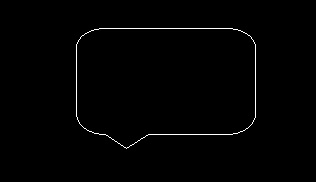
#> input picture entrega3/1-localizacion_de_bordes/linea3.jpg, 316 x 182 px
$ python transformada_hough.py
#> lines starting #> are read from the running program, lines starting #| are printed output that depends on the picture; after the words box and inside, x2 and y2 are one past the last pixel; in counts of white or black regions, pixels touching at a corner belong together
import cv2
import numpy as np
import matplotlib.pyplot as plt
import matplotlib.lines as mlines


def line_detection(image, edge_image, num_rhos=180, num_thetas=180, t_count=240):
  edge_height, edge_width = edge_image.shape[:2]
  edge_height_half, edge_width_half = edge_height / 2, edge_width / 2

  d = np.sqrt(np.square(edge_height) + np.square(edge_width))
  dtheta = 180 / num_thetas
  drho = (2 * d) / num_rhos

  thetas = np.arange(0, 180, step=dtheta)
  rhos = np.arange(-d, d, step=drho)

  cos_thetas = np.cos(np.deg2rad(thetas))
  sin_thetas = np.sin(np.deg2rad(thetas))

  accumulator = np.zeros((len(rhos), len(rhos)))

  figure = plt.figure(figsize=(12, 12))
  subplot1 = figure.add_subplot(1, 3, 1)
  subplot1.imshow(image)
  subplot3 = figure.add_subplot(1, 3, 2)
  subplot3.set_facecolor((0, 0, 0))
  subplot4 = figure.add_subplot(1, 3, 3)
  subplot4.imshow(image)

  for y in range(edge_height):
    for x in range(edge_width):
      if edge_image[y][x] != 0:
        edge_point = [y - edge_height_half, x - edge_width_half]
        ys, xs = [], []
        for theta_idx in range(len(thetas)):
          rho = (edge_point[1] * cos_thetas[theta_idx]) + (edge_point[0] * sin_thetas[theta_idx])
          theta = thetas[theta_idx]
          rho_idx = np.argmin(np.abs(rhos - rho))
          accumulator[rho_idx][theta_idx] += 1
          ys.append(rho)
          xs.append(theta)
        subplot3.plot(xs, ys, color="white", alpha=0.05)

  for y in range(accumulator.shape[0]):
    for x in range(accumulator.shape[1]):
      if accumulator[y][x] > t_count:
        rho = rhos[y]
        theta = thetas[x]
        a = np.cos(np.deg2rad(theta))
        b = np.sin(np.deg2rad(theta))
        x0 = (a * rho) + edge_width_half
        y0 = (b * rho) + edge_height_half
        x1 = int(x0 + 1000 * (-b))
        y1 = int(y0 + 1000 * (a))
        x2 = int(x0 - 1000 * (-b))
        y2 = int(y0 - 1000 * (a))
        subplot3.plot([theta], [rho], marker='o', color="yellow")
        subplot4.add_line(mlines.Line2D([x1, x2], [y1, y2]))

  subplot3.invert_yaxis()
  subplot3.invert_xaxis()

  subplot1.title.set_text("Original Image")
  subplot3.title.set_text("Hough Space")
  subplot4.title.set_text("Detected Lines")
  plt.show()
  return accumulator, rhos, thetas


image = cv2.imread("linea3.jpg")
#> image is the input picture: shape (182, 316, 3); min 0, max 255, mean 2.3
edge_image = cv2.cvtColor(image, cv2.COLOR_BGR2GRAY)
edge_image = cv2.GaussianBlur(image, (3, 3), 1)
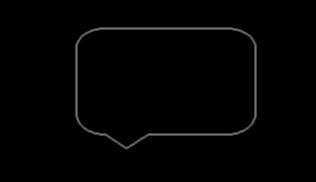
#> edge_image: shape (182, 316, 3); min 0, max 116, mean 2.3
edge_image = cv2.Canny(edge_image, 100, 200)
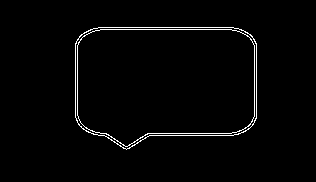
#> edge_image: shape (182, 316); 1.9% white in thin lines or dots, all inside (x1, y1, x2, y2) = (75, 27, 257, 150)
edge_image = cv2.dilate(edge_image, cv2.getStructuringElement(cv2.MORPH_RECT, (5, 5)), iterations=1)
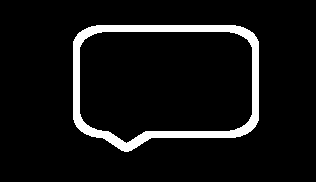
#> edge_image: shape (182, 316); 7.1% white; 1 white region, box (x1, y1, x2, y2) and area: (73, 25, 259, 152) 4096
edge_image = cv2.erode( edge_image, cv2.getStructuringElement(cv2.MORPH_RECT, (5, 5)), iterations=1)
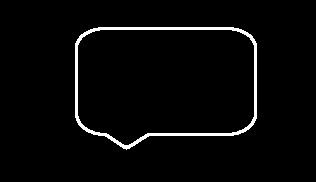
#> edge_image: shape (182, 316); 3% white; 1 white region, box (x1, y1, x2, y2) and area: (75, 27, 257, 150) 1712
line_detection(image, edge_image)
#> after the loop in line_detection, `for y in range(edge_height):`:
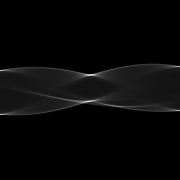
#> accumulator: shape (180, 180) float64; min 0, max 317, mean 9.5; drawn with min black and max white
#> in line_detection, `plt.show()`:
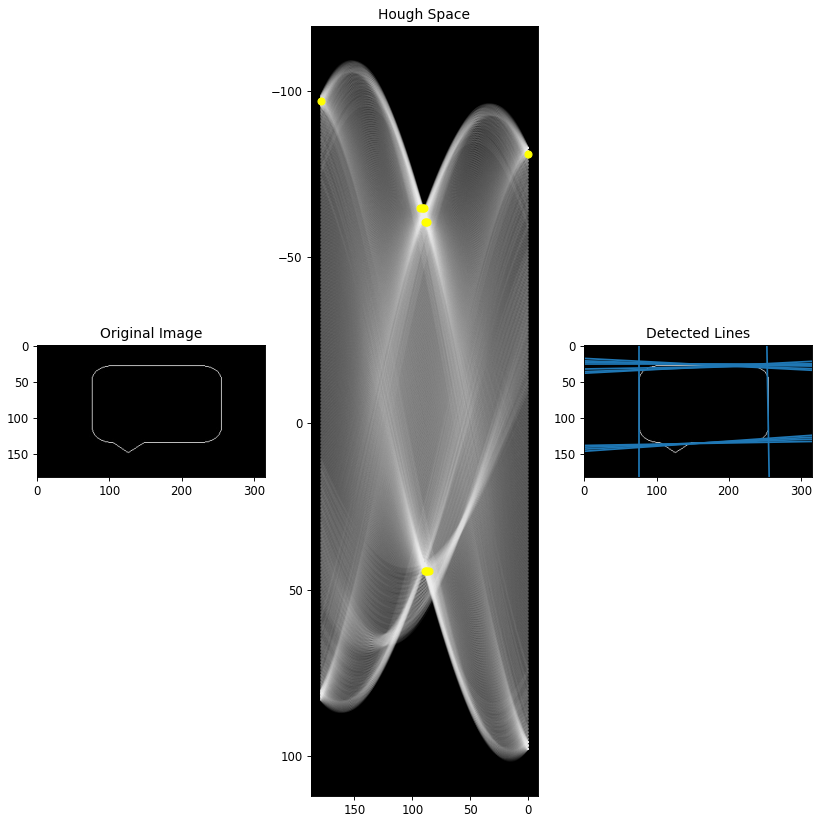
#> figure drawn by matplotlib, 3 panels; panel 2: curve peaks at x = 179, y = 58.87; panel 2: curve peaks at x = 179, y = 57.87; panel 2: curve peaks at x = 179, y = 56.87
